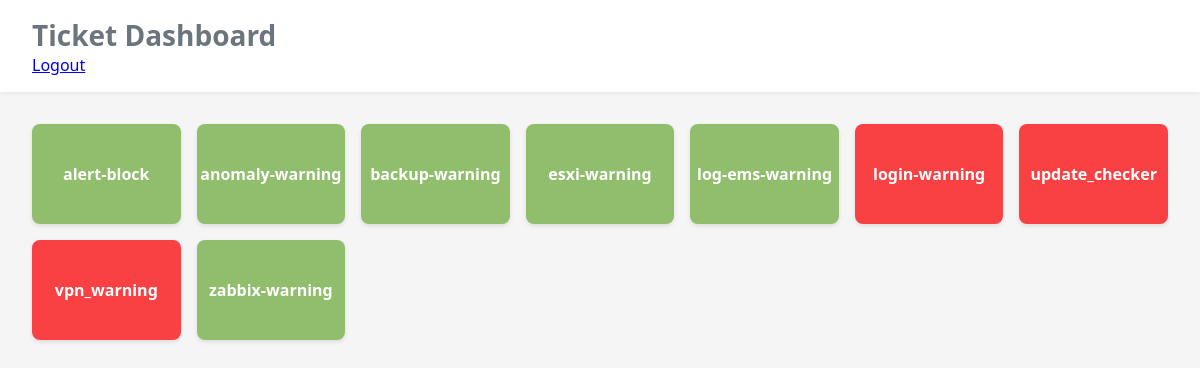
/ (signed in), run on an earlier commit of the app's database.
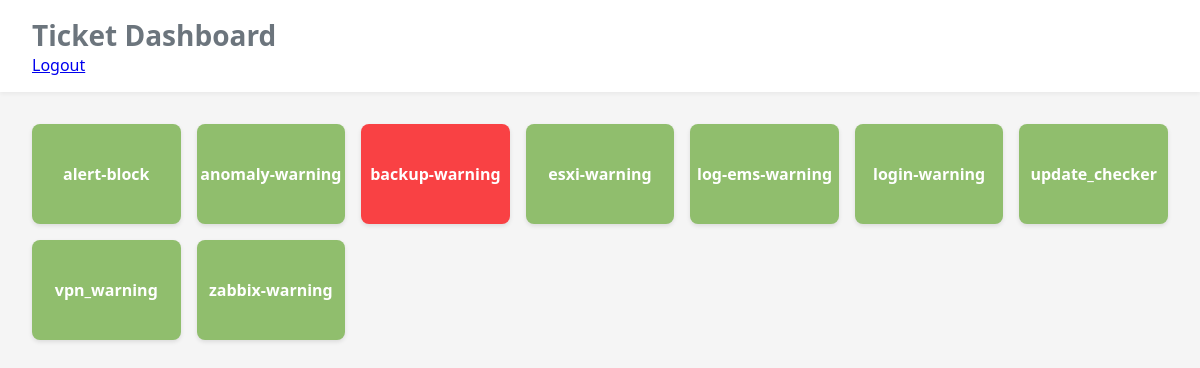
And on a later commit of the database.
### dashboard_app/models.py (models this page shows, shortened)
class Ticket(models.Model):
    channel_id = models.CharField(max_length=64, unique=True)
    name = models.CharField(max_length=100)
    has_unread = models.BooleanField(default=False)

### dashboard_app/views.py (the view)
# urls.py: path("", views.dashboard, name="dashboard"),
@login_required(login_url='account_login')
def dashboard(request):
    tickets = Ticket.objects.all().order_by("name")
    return render(request, "dashboard.html", {
        "tickets": tickets,
        "guild_id": GUILD_ID,
    })

### dashboard_app/templates/dashboard.html (shortened to what this page needs)
{% load static %}
<!doctype html>
<html>
<head>
  <link rel="stylesheet" href="{% static 'dashboard_app/styles.css' %}">
</head>
<body>
  <header>
    <h1>Ticket Dashboard</h1>
    <a href="{% url 'account_logout' %}" class="logout-button">Logout</a>
  </header>
  <main>
    <div class="grid">
      {% for t in tickets %}
        <a
          id="ticket-{{ t.channel_id }}"
          href="{% url 'ticket_click' t.channel_id %}"
          class="ticket {% if t.has_unread %}red{% endif %}"
        >
          {{ t.name }}
        </a>
      {% endfor %}
    </div>
  </main>
</body>
</html>

### dashboard_app/static/dashboard_app/styles.css (style rules this page uses)
:root { --green: #90be6d; --red: #f94144; --bg: #f5f5f5; --card: #ffffff; --gray: #6c757d; }
* { box-sizing: border-box; margin: 0; padding: 0; }
body { font-family: 'Segoe UI', Roboto, sans-serif; background: var(--bg); color: #333; min-height: 100vh; display: flex; flex-direction: column; }
header { background: var(--card); padding: 1rem 2rem; box-shadow: 0 2px 4px rgba(0,0,0,0.05); }
header h1 { font-size: 1.75rem; color: var(--gray); }
main { flex: 1; padding: 2rem; }
.grid { display: grid; grid-template-columns: repeat(auto-fit, minmax(140px, 1fr)); gap: 1rem; }
.ticket { display: flex; align-items: center; justify-content: center; height: 100px; background: var(--green); color: #fff; border-radius: 8px; text-decoration: none; font-weight: 600; transition: transform 0.2s, box-shadow 0.2s; box-shadow: 0 2px 4px rgba(0,0,0,0.1); }
.ticket.red { background: var(--red); }

What changed in the data, as far as the page shows it:
changed Ticket "backup-warning": has_unread False → True (drawn)
changed Ticket "login-warning": has_unread True → False (drawn)
changed Ticket "update_checker": has_unread True → False (drawn)
changed Ticket "vpn_warning": has_unread True → False (drawn)
